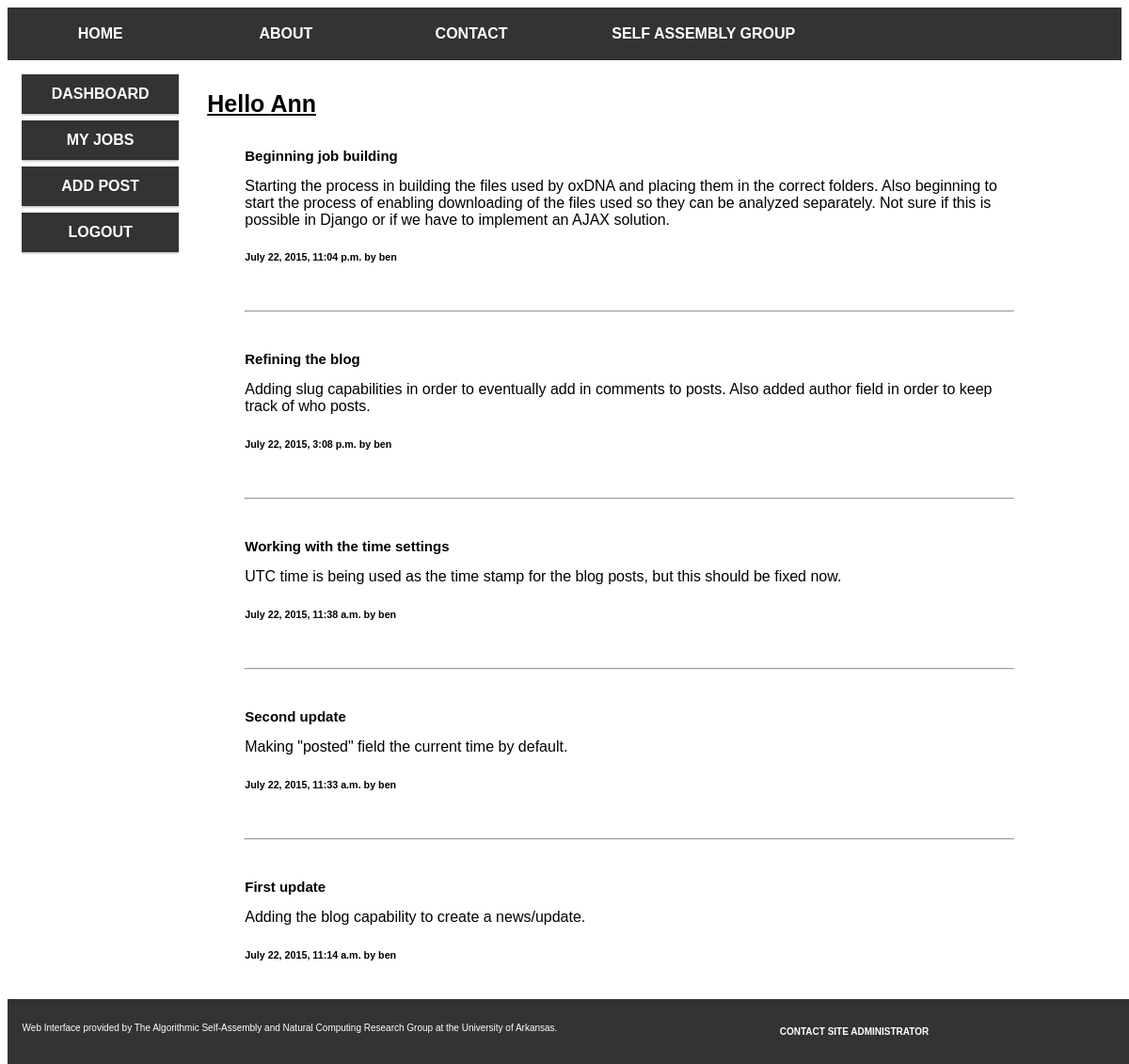
/ox_web/ (signed in), run on the app's committed database.
### ox_web/models.py (models this page shows, shortened)
class Blog(models.Model):
  title = models.CharField(max_length=100, unique=True)
  slug = models.SlugField(max_length=100, unique=True)
  body = models.TextField()
  author = models.CharField(max_length=100)
  posted = models.DateTimeField(default=timezone.now)

### ox_web/views.py (the view)
def index(request):
  blog_list = Blog.objects.order_by('-posted')[:10]
  context_dict = {'blog_list': blog_list}
  return render(request, 'ox_web/index.html', context_dict)

### templates/ox_web/index.html (shortened to what this page needs)
{% extends 'base.html' %}
{% load staticfiles %}
{% block body_block %}
  {% if user.is_authenticated %}
    <h1 style="text-transform: capitalize;">Hello {{user.username}}</h1>
  {% else %}
    <h1>Please login or register.</h1>
  {% endif %}
  {% if blog_list %}
    <ul>
      {% for post in blog_list %}
        <h3>{{ post.title }}</h3>
        {{ post.body }}
        <h6>{{ post.posted }} by {{ post.author }}</h6>
        <br /><hr><br />
      {% endfor %}
    </ul>
  {% else %}
    There are no posts.
  {% endif %}
{% endblock %}

### static/main.css (style rules this page uses)
* { box-sizing: border-box; }
html { font-family: "Lucida Sans", sans-serif; }
ul { overflow: hidden; }
h1 { font-size: 25px; text-decoration: underline }
h3 { font-size: 15px; }

### data on the page
Blog: title "Beginning job building", body "Starting the process in building the files used by oxDNA and placing them in the correct folders. Also beginning to start the process of enabling downloading of the files used so they can be analyzed separately. Not sure if this is possible in Django or if we have to implement an AJAX solution.", posted "July 22, 2015, 11:04 p.m.", author "ben"
Blog: title "Refining the blog", body "Adding slug capabilities in order to eventually add in comments to posts. Also added author field in order to keep track of who posts.", posted "July 22, 2015, 3:08 p.m.", author "ben"
Blog: title "Working with the time settings", body "UTC time is being used as the time stamp for the blog posts, but this should be fixed now.", posted "July 22, 2015, 11:38 a.m.", author "ben"
Blog: title "Second update", body "Making \"posted\" field the current time by default.", posted "July 22, 2015, 11:33 a.m.", author "ben"
Blog: title "First update", body "Adding the blog capability to create a news/update.", posted "July 22, 2015, 11:14 a.m.", author "ben"

### other printed values
{{ user.username }} "Ann"
